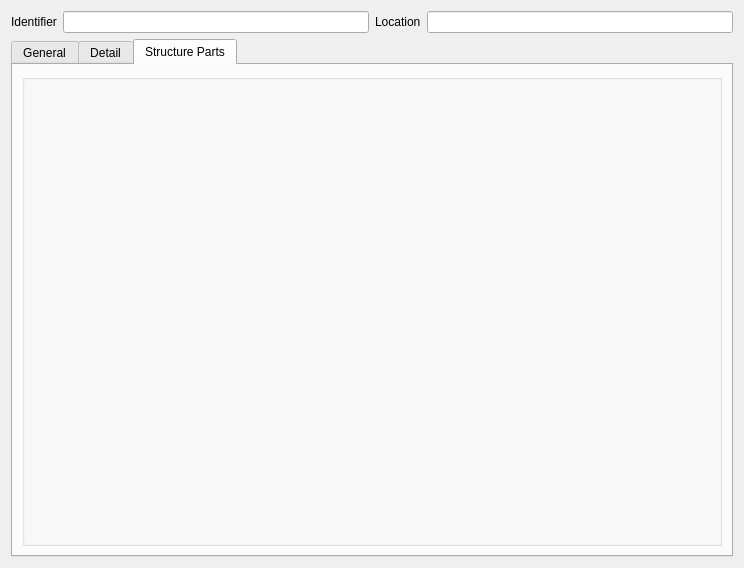
<?xml version="1.0" encoding="UTF-8"?>
<ui version="4.0">
 <class>Form</class>
 <widget class="QWidget" name="Form">
  <property name="geometry">
   <rect>
    <x>0</x>
    <y>0</y>
    <width>744</width>
    <height>568</height>
   </rect>
  </property>
  <property name="windowTitle">
   <string>Form</string>
  </property>
  <layout class="QGridLayout" name="gridLayout">
   <item row="0" column="0">
    <widget class="QLabel" name="label">
     <property name="text">
      <string>Identifier</string>
     </property>
    </widget>
   </item>
   <item row="0" column="1">
    <widget class="QLineEdit" name="identifier"/>
   </item>
   <item row="0" column="2">
    <widget class="QLabel" name="label_2">
     <property name="text">
      <string>Location</string>
     </property>
    </widget>
   </item>
   <item row="0" column="3">
    <widget class="QLineEdit" name="location_name"/>
   </item>
   <item row="4" column="0" colspan="4">
    <widget class="QWidget" name="widget" native="true">
     <layout class="QGridLayout" name="gridLayout_2">
      <property name="margin">
       <number>0</number>
      </property>
      <item row="0" column="0">
       <widget class="QTabWidget" name="tabWidget">
        <property name="currentIndex">
         <number>2</number>
        </property>
        <widget class="QWidget" name="tab">
         <attribute name="title">
          <string>General</string>
         </attribute>
         <layout class="QFormLayout" name="formLayout_2">
          <item row="0" column="0">
           <widget class="QLabel" name="label_3">
            <property name="text">
             <string>Accessibility</string>
            </property>
           </widget>
          </item>
          <item row="0" column="1">
           <widget class="QComboBox" name="accessibility"/>
          </item>
          <item row="1" column="0">
           <widget class="QLabel" name="label_20">
            <property name="text">
             <string>Dataowner</string>
            </property>
           </widget>
          </item>
          <item row="1" column="1">
           <widget class="QLineEdit" name="dataowner"/>
          </item>
          <item row="2" column="0">
           <widget class="QLabel" name="label_5">
            <property name="text">
             <string>Depth</string>
            </property>
           </widget>
          </item>
          <item row="2" column="1">
           <widget class="QLineEdit" name="depth"/>
          </item>
          <item row="3" column="0">
           <widget class="QLabel" name="label_21">
            <property name="text">
             <string>Provider</string>
            </property>
           </widget>
          </item>
          <item row="3" column="1">
           <widget class="QLineEdit" name="provider"/>
          </item>
          <item row="4" column="0">
           <widget class="QLabel" name="label_14">
            <property name="text">
             <string>Remark</string>
            </property>
           </widget>
          </item>
          <item row="4" column="1">
           <widget class="QLineEdit" name="remark"/>
          </item>
          <item row="5" column="0">
           <widget class="QLabel" name="label_9">
            <property name="text">
             <string>Status</string>
            </property>
           </widget>
          </item>
          <item row="5" column="1">
           <widget class="QLineEdit" name="status"/>
          </item>
          <item row="6" column="0">
           <widget class="QLabel" name="label_16">
            <property name="text">
             <string>Year of construction</string>
            </property>
           </widget>
          </item>
          <item row="6" column="1">
           <widget class="QLineEdit" name="year_of_construction"/>
          </item>
          <item row="7" column="0">
           <widget class="QLabel" name="label_15">
            <property name="text">
             <string>Year of replacement</string>
            </property>
           </widget>
          </item>
          <item row="7" column="1">
           <widget class="QLineEdit" name="year_of_replacement"/>
          </item>
         </layout>
        </widget>
        <widget class="QWidget" name="tab_2">
         <attribute name="title">
          <string>Detail</string>
         </attribute>
         <layout class="QFormLayout" name="formLayout">
          <item row="1" column="0">
           <widget class="QLabel" name="label_6">
            <property name="text">
             <string>Financing</string>
            </property>
           </widget>
          </item>
          <item row="8" column="0">
           <widget class="QLabel" name="label_18">
            <property name="text">
             <string>Structure Condition</string>
            </property>
           </widget>
          </item>
          <item row="1" column="1">
           <widget class="QLineEdit" name="lineEdit"/>
          </item>
          <item row="8" column="1">
           <widget class="QComboBox" name="structure_condition"/>
          </item>
          <item row="0" column="0">
           <widget class="QLabel" name="label_4">
            <property name="text">
             <string>Contract section</string>
            </property>
           </widget>
          </item>
          <item row="0" column="1">
           <widget class="QLineEdit" name="contract_section"/>
          </item>
          <item row="4" column="0">
           <widget class="QLabel" name="label_13">
            <property name="text">
             <string>Renovation necessity</string>
            </property>
           </widget>
          </item>
          <item row="4" column="1">
           <widget class="QLineEdit" name="lineEdit_2"/>
          </item>
          <item row="2" column="0">
           <widget class="QLabel" name="label_7">
            <property name="text">
             <string>Gross costs</string>
            </property>
           </widget>
          </item>
          <item row="2" column="1">
           <widget class="QLineEdit" name="lineEdit_5"/>
          </item>
          <item row="5" column="0">
           <widget class="QLabel" name="label_12">
            <property name="text">
             <string>Replacement value</string>
            </property>
           </widget>
          </item>
          <item row="5" column="1">
           <widget class="QLineEdit" name="lineEdit_3"/>
          </item>
          <item row="6" column="0">
           <widget class="QLabel" name="label_11">
            <property name="text">
             <string>Replacement value base year</string>
            </property>
           </widget>
          </item>
          <item row="6" column="1">
           <widget class="QLineEdit" name="lineEdit_4"/>
          </item>
          <item row="7" column="0">
           <widget class="QLabel" name="label_10">
            <property name="text">
             <string>Replacement value construcation type</string>
            </property>
           </widget>
          </item>
          <item row="7" column="1">
           <widget class="QLineEdit" name="lineEdit_6"/>
          </item>
          <item row="9" column="0">
           <widget class="QLabel" name="label_17">
            <property name="text">
             <string>Subsidies</string>
            </property>
           </widget>
          </item>
          <item row="9" column="1">
           <widget class="QLineEdit" name="lineEdit_7"/>
          </item>
          <item row="10" column="1">
           <widget class="QLineEdit" name="inspection_interval"/>
          </item>
          <item row="10" column="0">
           <widget class="QLabel" name="label_8">
            <property name="text">
             <string>Inspection interval</string>
            </property>
           </widget>
          </item>
          <item row="3" column="0">
           <widget class="QLabel" name="label_19">
            <property name="text">
             <string>Last modification</string>
            </property>
           </widget>
          </item>
          <item row="3" column="1">
           <widget class="QLineEdit" name="last_modification"/>
          </item>
         </layout>
        </widget>
        <widget class="QWidget" name="tab_4">
         <attribute name="title">
          <string>Structure Parts</string>
         </attribute>
         <layout class="QGridLayout" name="gridLayout_3">
          <item row="0" column="0">
           <widget class="QgsRelationEditorWidget" name="mRelationEditor">
            <property name="qgisRelation">
             <string notr="true">structure_part-fk_wastewater_structure</string>
            </property>
           </widget>
          </item>
         </layout>
        </widget>
       </widget>
      </item>
     </layout>
    </widget>
   </item>
  </layout>
 </widget>
 <customwidgets>
  <customwidget>
   <class>QgsCollapsibleGroupBox</class>
   <extends>QGroupBox</extends>
   <header>qgscollapsiblegroupbox.h</header>
   <container>1</container>
  </customwidget>
  <customwidget>
   <class>QgsRelationEditorWidget</class>
   <extends>QgsCollapsibleGroupBox</extends>
   <header>qgsrelationeditorwidget.h</header>
  </customwidget>
 </customwidgets>
 <resources/>
 <connections/>
</ui>
